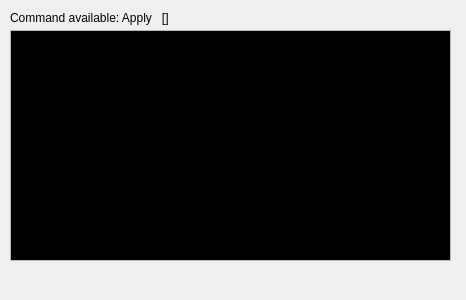
<?xml version="1.0" encoding="UTF-8"?>
<ui version="4.0">
 <class>CommandLineWindow</class>
 <widget class="QDockWidget" name="CommandLineWindow">
  <property name="geometry">
   <rect>
    <x>0</x>
    <y>0</y>
    <width>466</width>
    <height>300</height>
   </rect>
  </property>
  <property name="windowTitle">
   <string>DockWidget</string>
  </property>
  <widget class="QWidget" name="dockWidgetContents">
   <widget class="QLabel" name="label">
    <property name="geometry">
     <rect>
      <x>10</x>
      <y>10</y>
      <width>421</width>
      <height>16</height>
     </rect>
    </property>
    <property name="text">
     <string>Command available: Apply &lt;formatter&gt; &lt;pdml&gt; [&lt;outputfilename&gt;]</string>
    </property>
   </widget>
   <widget class="QTextEdit" name="textEdit">
    <property name="geometry">
     <rect>
      <x>10</x>
      <y>30</y>
      <width>441</width>
      <height>231</height>
     </rect>
    </property>
    <property name="html">
     <string>&lt;!DOCTYPE HTML PUBLIC &quot;-//W3C//DTD HTML 4.0//EN&quot; &quot;http://www.w3.org/TR/REC-html40/strict.dtd&quot;&gt;
&lt;html&gt;&lt;head&gt;&lt;meta name=&quot;qrichtext&quot; content=&quot;1&quot; /&gt;&lt;style type=&quot;text/css&quot;&gt;
p, li { white-space: pre-wrap; }
&lt;/style&gt;&lt;/head&gt;&lt;body style=&quot; font-family:'.SF NS Text'; font-size:13pt; font-weight:400; font-style:normal;&quot; bgcolor=&quot;#000000&quot;&gt;
&lt;p style=&quot;-qt-paragraph-type:empty; margin-top:0px; margin-bottom:0px; margin-left:0px; margin-right:0px; -qt-block-indent:0; text-indent:0px;&quot;&gt;&lt;br /&gt;&lt;/p&gt;&lt;/body&gt;&lt;/html&gt;</string>
    </property>
   </widget>
  </widget>
 </widget>
 <resources/>
 <connections/>
</ui>
